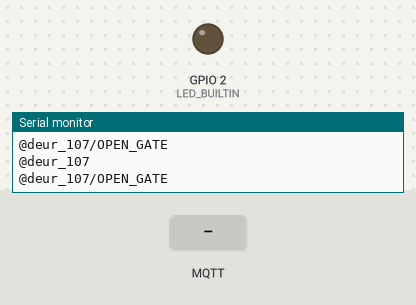
The program below on a simulated ESP8266 (Wemos D1 mini). On the bench: output pins drawn as LEDs (lit = HIGH, except the on-board LED, lit = LOW), the last lines printed to the serial monitor. Inputs (shaded band) come from the test bench. WiFi joins after 1.5 s; servers stay silent unless stated; random numbers use the default seed unless the program sets one; no MQTT or app messages arrive unless stated.

Above: at 3.7 s.
3.8 s: MQTT message "1" arrives on the first subscribed topic
At 4.3 s:
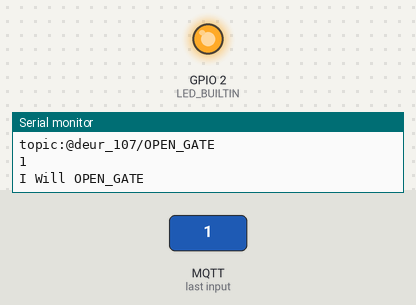
5.3 s: MQTT message "on" arrives on the first subscribed topic
At 6.3 s:
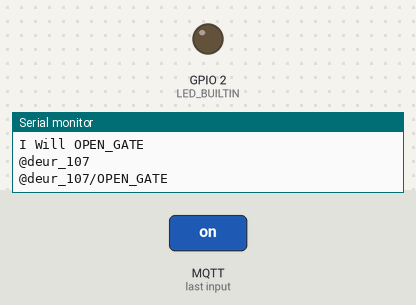
6.8 s: MQTT message "off" arrives on the first subscribed topic
At 7.1 s:
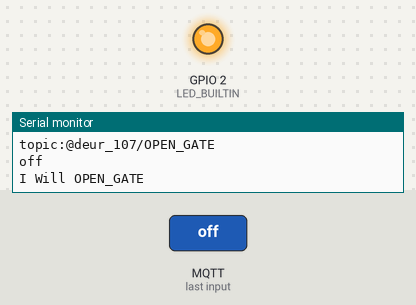
Timing chart, 0 to 9.8 s (numbered marks = the images above; inputs shaded):
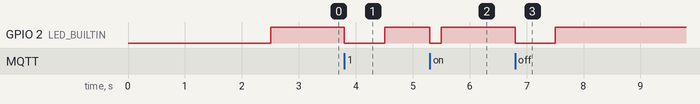

The program:

main.cpp
```cpp
#include <ESP8266WiFi.h>
#include <DNSServer.h>
#include <ESP8266WebServer.h>
#include <AsyncMqttClient.h>
#include "WiFiManager.h"
#include <ArduinoJson.h>

int randomNumber = random(100,500);

#define JSON_CONFIG_FILE "/config.json"
#define MQTT_HOST IPAddress(192, 168, 68, 104)
#define MQTT_PORT 1881

AsyncMqttClient mqttClient;
WiFiEventHandler wifiConnectHandler;
WiFiEventHandler wifiDisconnectHandler;

String DEVICE_NAME = "@deur_"+ String(randomNumber);
String OPEN_GATE = DEVICE_NAME+"/OPEN_GATE";


void onMqttMessage(char* topic, char* payload, AsyncMqttClientMessageProperties properties, size_t len, size_t index, size_t total) {
  Serial.println("Publish received as...");
  Serial.print("topic:");
  Serial.println(topic);
  std::string payloadStr(payload, len); // converting the payload char* to std::string
  Serial.println(payloadStr.c_str());
  if (strcmp(topic, OPEN_GATE.c_str()) == 0) {
    Serial.println("I Will OPEN_GATE");
    digitalWrite(LED_BUILTIN, LOW);
    mqttClient.publish(payloadStr.c_str(), 0, false, "");
  }
}

void connectToMqtt() {
  Serial.println("Connecting to MQTT...");
  mqttClient.connect();
}

void onMqttConnect(bool sessionPresent) {
  Serial.println("Connected to MQTT.");
  Serial.print("Session present: ");
  Serial.println(sessionPresent);
  mqttClient.subscribe(OPEN_GATE.c_str(),0);
}

void onMqttDisconnect(AsyncMqttClientDisconnectReason reason) {
  Serial.println("Disconnected from MQTT.");
  if (WiFi.isConnected()) {
    Serial.println("Reconnecting to MQTT...");
    delay(5000);
    ESP.reset();
    delay(5000);
  }
}

void onWifiConnect(const WiFiEventStationModeGotIP& event) {
  Serial.println("Connected to Wi-Fi.");
  connectToMqtt();
}

void onWifiDisconnect(const WiFiEventStationModeDisconnected& event) {
  Serial.println("Disconnected from Wi-Fi.");
}


void setup() {
  Serial.begin(115200);

// Ensure Serial is ready
  while (!Serial) {
    delay(100);
  }

  pinMode(LED_BUILTIN, OUTPUT);
  delay(1000);

  Serial.println("WIFI Connected...");
  mqttClient.setServer(MQTT_HOST, MQTT_PORT);
  mqttClient.setClientId(DEVICE_NAME.c_str());

  mqttClient.onConnect(onMqttConnect);
  mqttClient.onMessage(onMqttMessage);
  mqttClient.onDisconnect(onMqttDisconnect);
  // wifiManager.setTimeout(180);
  wifiConnectHandler = WiFi.onStationModeGotIP(onWifiConnect);
  wifiDisconnectHandler = WiFi.onStationModeDisconnected(onWifiDisconnect);


  WiFiManager wifiManager;

  // wifiManager.resetSettings();

  if(!wifiManager.autoConnect("My_Gate")) {
    Serial.println("Failed to connect and hit timeout");
    delay(3000);
    ESP.reset();
    delay(5000);
  }
}

void loop() {
  Serial.println(DEVICE_NAME);
  Serial.println(OPEN_GATE);
  digitalWrite(LED_BUILTIN, HIGH);
  delay(1000);

}
```

Measured:
- after the input at 3.8 s, GPIO 2 (LED_BUILTIN): HIGH → LOW at once, → HIGH 0.70 s later
- after the input at 5.3 s, GPIO 2 (LED_BUILTIN): HIGH → LOW at once, → HIGH 0.20 s later
- after the input at 6.8 s, GPIO 2 (LED_BUILTIN): HIGH → LOW at once, → HIGH 0.70 s later
